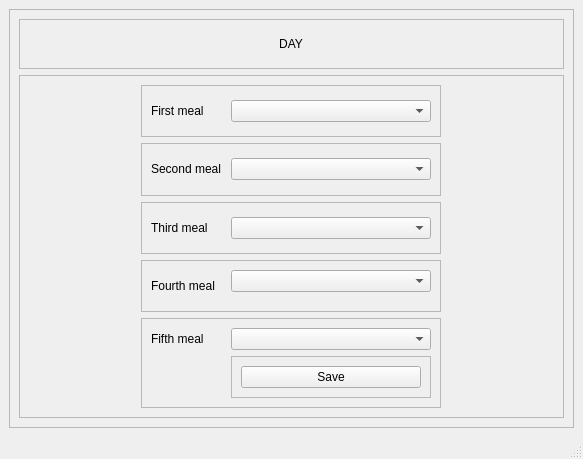
<?xml version="1.0" encoding="UTF-8"?>
<ui version="4.0">
 <class>MainWindow</class>
 <widget class="QMainWindow" name="MainWindow">
  <property name="geometry">
   <rect>
    <x>0</x>
    <y>0</y>
    <width>583</width>
    <height>459</height>
   </rect>
  </property>
  <property name="windowTitle">
   <string>MainWindow</string>
  </property>
  <widget class="QWidget" name="centralwidget">
   <layout class="QGridLayout" name="gridLayout_2">
    <item row="0" column="0">
     <widget class="QFrame" name="frame">
      <property name="frameShape">
       <enum>QFrame::StyledPanel</enum>
      </property>
      <property name="frameShadow">
       <enum>QFrame::Raised</enum>
      </property>
      <layout class="QGridLayout" name="gridLayout">
       <item row="0" column="0">
        <widget class="QFrame" name="frame_2">
         <property name="maximumSize">
          <size>
           <width>16777215</width>
           <height>50</height>
          </size>
         </property>
         <property name="frameShape">
          <enum>QFrame::StyledPanel</enum>
         </property>
         <property name="frameShadow">
          <enum>QFrame::Raised</enum>
         </property>
         <layout class="QGridLayout" name="gridLayout_3">
          <item row="0" column="0" alignment="Qt::AlignHCenter|Qt::AlignVCenter">
           <widget class="QLabel" name="dayDay">
            <property name="text">
             <string>DAY</string>
            </property>
            <property name="alignment">
             <set>Qt::AlignCenter</set>
            </property>
           </widget>
          </item>
         </layout>
        </widget>
       </item>
       <item row="1" column="0">
        <widget class="QFrame" name="frame_3">
         <property name="frameShape">
          <enum>QFrame::StyledPanel</enum>
         </property>
         <property name="frameShadow">
          <enum>QFrame::Raised</enum>
         </property>
         <layout class="QGridLayout" name="gridLayout_4">
          <item row="4" column="0" colspan="2" alignment="Qt::AlignHCenter">
           <widget class="QFrame" name="frame_8">
            <property name="minimumSize">
             <size>
              <width>300</width>
              <height>0</height>
             </size>
            </property>
            <property name="maximumSize">
             <size>
              <width>16777215</width>
              <height>16777215</height>
             </size>
            </property>
            <property name="frameShape">
             <enum>QFrame::StyledPanel</enum>
            </property>
            <property name="frameShadow">
             <enum>QFrame::Raised</enum>
            </property>
            <layout class="QGridLayout" name="gridLayout_9">
             <item row="0" column="1" alignment="Qt::AlignHCenter|Qt::AlignVCenter">
              <widget class="QComboBox" name="comboMeal5">
               <property name="minimumSize">
                <size>
                 <width>200</width>
                 <height>0</height>
                </size>
               </property>
              </widget>
             </item>
             <item row="0" column="0" alignment="Qt::AlignLeft|Qt::AlignVCenter">
              <widget class="QLabel" name="meal5Name">
               <property name="text">
                <string>Fifth meal</string>
               </property>
              </widget>
             </item>
             <item row="1" column="1">
              <widget class="QFrame" name="frame_9">
               <property name="frameShape">
                <enum>QFrame::StyledPanel</enum>
               </property>
               <property name="frameShadow">
                <enum>QFrame::Raised</enum>
               </property>
               <layout class="QGridLayout" name="gridLayout_10">
                <item row="0" column="0">
                 <widget class="QPushButton" name="saveBtn">
                  <property name="text">
                   <string>Save</string>
                  </property>
                 </widget>
                </item>
               </layout>
              </widget>
             </item>
            </layout>
           </widget>
          </item>
          <item row="3" column="0" colspan="2" alignment="Qt::AlignHCenter">
           <widget class="QFrame" name="frame_7">
            <property name="minimumSize">
             <size>
              <width>300</width>
              <height>0</height>
             </size>
            </property>
            <property name="maximumSize">
             <size>
              <width>16777215</width>
              <height>16777215</height>
             </size>
            </property>
            <property name="frameShape">
             <enum>QFrame::StyledPanel</enum>
            </property>
            <property name="frameShadow">
             <enum>QFrame::Raised</enum>
            </property>
            <layout class="QGridLayout" name="gridLayout_8">
             <item row="0" column="0" rowspan="2" colspan="2" alignment="Qt::AlignLeft|Qt::AlignVCenter">
              <widget class="QLabel" name="meal4Name">
               <property name="text">
                <string>Fourth meal</string>
               </property>
              </widget>
             </item>
             <item row="0" column="2">
              <widget class="QComboBox" name="comboMeal4">
               <property name="minimumSize">
                <size>
                 <width>200</width>
                 <height>0</height>
                </size>
               </property>
              </widget>
             </item>
            </layout>
           </widget>
          </item>
          <item row="0" column="0" colspan="2" alignment="Qt::AlignHCenter">
           <widget class="QFrame" name="frame_4">
            <property name="minimumSize">
             <size>
              <width>300</width>
              <height>0</height>
             </size>
            </property>
            <property name="maximumSize">
             <size>
              <width>16777215</width>
              <height>16777215</height>
             </size>
            </property>
            <property name="frameShape">
             <enum>QFrame::StyledPanel</enum>
            </property>
            <property name="frameShadow">
             <enum>QFrame::Raised</enum>
            </property>
            <layout class="QGridLayout" name="gridLayout_5">
             <item row="0" column="0" alignment="Qt::AlignLeft|Qt::AlignVCenter">
              <widget class="QLabel" name="meal1Name">
               <property name="text">
                <string>First meal</string>
               </property>
              </widget>
             </item>
             <item row="0" column="1" alignment="Qt::AlignHCenter|Qt::AlignVCenter">
              <widget class="QComboBox" name="comboMeal1">
               <property name="minimumSize">
                <size>
                 <width>200</width>
                 <height>0</height>
                </size>
               </property>
              </widget>
             </item>
            </layout>
           </widget>
          </item>
          <item row="1" column="0" colspan="2" alignment="Qt::AlignHCenter">
           <widget class="QFrame" name="frame_5">
            <property name="minimumSize">
             <size>
              <width>300</width>
              <height>0</height>
             </size>
            </property>
            <property name="maximumSize">
             <size>
              <width>16777215</width>
              <height>16777215</height>
             </size>
            </property>
            <property name="frameShape">
             <enum>QFrame::StyledPanel</enum>
            </property>
            <property name="frameShadow">
             <enum>QFrame::Raised</enum>
            </property>
            <layout class="QGridLayout" name="gridLayout_6">
             <item row="0" column="0" alignment="Qt::AlignLeft|Qt::AlignVCenter">
              <widget class="QLabel" name="meal2Name">
               <property name="text">
                <string>Second meal</string>
               </property>
              </widget>
             </item>
             <item row="0" column="1" alignment="Qt::AlignHCenter|Qt::AlignVCenter">
              <widget class="QComboBox" name="comboMeal2">
               <property name="minimumSize">
                <size>
                 <width>200</width>
                 <height>0</height>
                </size>
               </property>
              </widget>
             </item>
            </layout>
           </widget>
          </item>
          <item row="2" column="0" colspan="2" alignment="Qt::AlignHCenter">
           <widget class="QFrame" name="frame_6">
            <property name="minimumSize">
             <size>
              <width>300</width>
              <height>0</height>
             </size>
            </property>
            <property name="maximumSize">
             <size>
              <width>16777215</width>
              <height>16777215</height>
             </size>
            </property>
            <property name="frameShape">
             <enum>QFrame::StyledPanel</enum>
            </property>
            <property name="frameShadow">
             <enum>QFrame::Raised</enum>
            </property>
            <layout class="QGridLayout" name="gridLayout_7">
             <item row="0" column="0" alignment="Qt::AlignLeft|Qt::AlignVCenter">
              <widget class="QLabel" name="meal3Name">
               <property name="text">
                <string>Third meal</string>
               </property>
              </widget>
             </item>
             <item row="0" column="1" alignment="Qt::AlignHCenter">
              <widget class="QComboBox" name="comboMeal3">
               <property name="minimumSize">
                <size>
                 <width>200</width>
                 <height>0</height>
                </size>
               </property>
              </widget>
             </item>
            </layout>
           </widget>
          </item>
         </layout>
        </widget>
       </item>
      </layout>
     </widget>
    </item>
   </layout>
  </widget>
  <widget class="QStatusBar" name="statusbar"/>
 </widget>
 <resources/>
 <connections/>
</ui>
